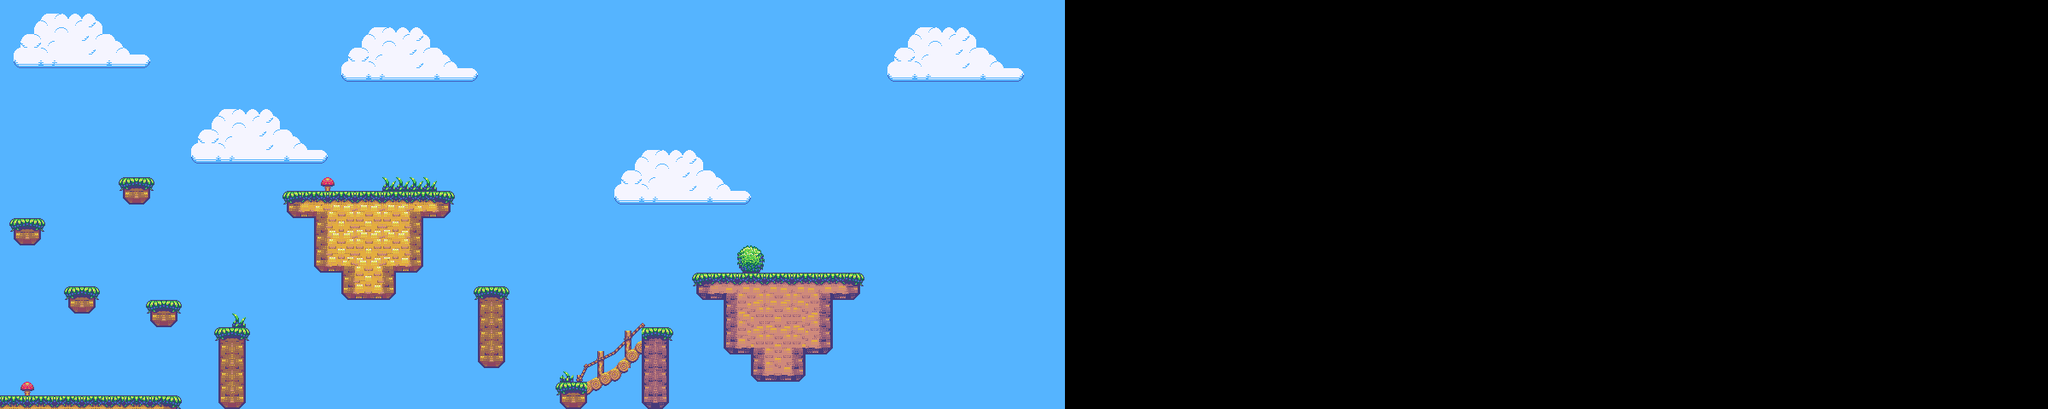

This is a level from a 2D game, rendered from its Tiled map with the project's own tilesets. A one-line summary and the map file follow, with tile-layer data summarised:
An orthogonal 150x30 tile map with 16x16 px tiles, 3 tile layers (Background, Collision, Extended) and 18 objects.

<map version="1.0" orientation="orthogonal" width="150" height="30" tilewidth="16" tileheight="16">
 <tileset firstgid="1" name="Forest" tilewidth="16" tileheight="16">
  <image source="forest_tile.png" width="384" height="256" />
 </tileset>
 <layer name="Background" width="150" height="30">
  <data>[4500 cells, 2340 non-empty, 40 distinct tile ids]</data>
 </layer>
 <layer name="Collision" width="150" height="30">
  <data>[4500 cells, 209 non-empty, 162 distinct tile ids]</data>
 </layer>
 <layer name="Extended" width="150" height="30">
  <data>[4500 cells, 50 non-empty, 28 distinct tile ids]</data>
 </layer>
 <objectgroup name="Col" width="150" height="30">
  <object x="2" y="466" width="205" height="12" />
  <object x="256" y="384" width="30" height="93" />
  <object x="177" y="353" width="30" height="30" />
  <object x="80" y="338" width="32" height="29" />
  <object x="17" y="257" width="30" height="30" />
  <object x="144" y="209" width="31" height="30" />
  <object x="560" y="337" width="31" height="95" />
  <object x="657" y="450" width="30" height="29" />
  <object x="753" y="385" width="31" height="92" />
  <object x="335" y="227" width="191" height="27" />
  <object x="371" y="258" width="122" height="61" />
  <object x="401" y="322" width="61" height="30" />
  <object x="817" y="323" width="190" height="27" />
  <object x="848" y="355" width="126" height="60" />
  <object x="882" y="418" width="61" height="28" />
  <object x="691" y="449" width="18" height="9" />
  <object x="731" y="407" width="21" height="30" />
  <object x="710" y="438" width="20" height="12" />
 </objectgroup>
</map>